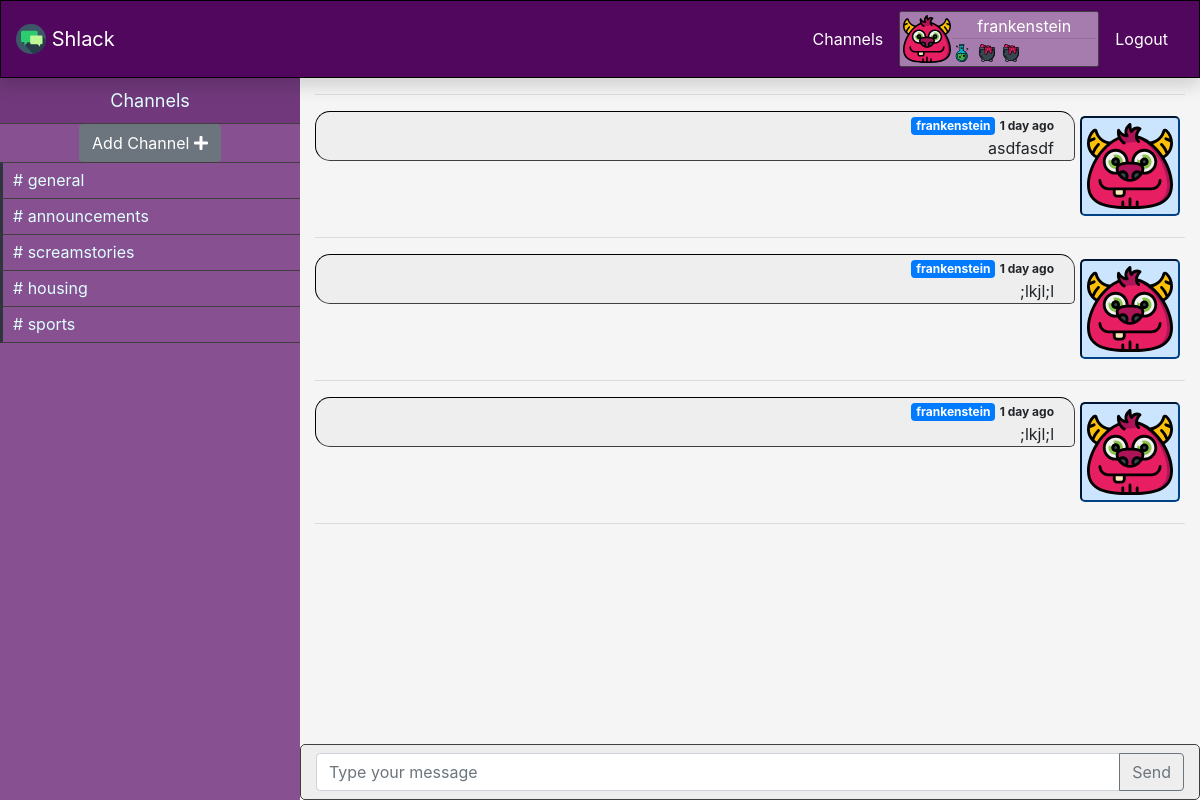
Page /channels/announcements (signed in) on the committed database.
### models.py (models this page shows, shortened)
class User(UserMixin, db.Model):
    id = db.Column(db.Integer, primary_key=True)
    avatar = db.Column(db.String(64))
    username = db.Column(db.String(64), index=True, unique=True)
    email = db.Column(db.String(120), index=True, unique=True)
    password_hash = db.Column(db.String(128))
    posts = db.relationship("Post", backref="author", lazy="dynamic")

class Channel(db.Model):
    id = db.Column(db.Integer, primary_key=True)
    name = db.Column(db.String(300))
    posts = db.relationship("Post", backref="channel", lazy="dynamic")

class Post(db.Model):
    id = db.Column(db.Integer, primary_key=True)
    body = db.Column(db.String(300))
    timestamp = db.Column(db.DateTime, index=True, default=datetime.utcnow)
    user_id = db.Column(db.Integer, db.ForeignKey("user.id"))
    channel_id = db.Column(db.Integer, db.ForeignKey("channel.id"))
    @property
    def get_time_passed(self):
        now = datetime.utcnow()
        delta = now - self.timestamp
        if timedelta(seconds=0) <= delta < timedelta(minutes=2):
            return "1 min ago"
        elif timedelta(minutes=2) <= delta < timedelta(minutes=60):
            minutes = int(delta.total_seconds() // 60)
            return str(minutes) + " mins ago"
        elif timedelta(hours=1) <= delta < timedelta(hours=2):
            hours = int(delta.total_seconds() // 3600)
            return str(hours) + " hour ago"
        elif timedelta(minutes=60) <= delta < timedelta(hours=24):
            hours = int(delta.total_seconds() // 3600)
            return str(hours) + " hours ago"
        elif timedelta(hours=24) <= delta < timedelta(days=2):
            days = int(delta.total_seconds() // 86400)
            return str(days) + " day ago"
        elif timedelta(hours=2) <= delta < timedelta(days=365):
            days = int(delta.total_seconds() // 86400)
            return str(days) + " days ago"
        else:
            return "Error occurred"

### application.py (the view, shortened to what this page needs)
@app.route("/channels/<string:channel_name>", methods=["GET", "POST"])
@login_required
def channel(channel_name):
    new_channel_form = NewChannelForm()
    new_post_form = NewPostForm()
    channels = Channel.query.all()
    if not any(channel_name == channel.name for channel in channels):
        return redirect(url_for("channels"))
    cur_channel = Channel.query.filter_by(name=channel_name).first()
    posts = cur_channel.posts
    return render_template("channel.html",
                           new_channel_form=new_channel_form,
                           new_post_form=new_post_form,
                           channels=channels,
                           posts=posts)

### forms.py (shortened to what this page needs)
class NewChannelForm(FlaskForm):
    channel_name = StringField("Channel Name", validators=[DataRequired()])
    submit = SubmitField("Create")

class NewPostForm(FlaskForm):
    post_body = StringField("Post Body", validators=[DataRequired()])
    user_id = IntegerField("User ID")
    datetime = DateTimeField()
    submit = SubmitField("Send")

### models.py (called while the page is built)
@login.user_loader
def load_user(id_):
    return User.query.get(int(id_))

### templates/channel.html (shortened to what this page needs)
{% extends "layout.html" %}
{% block body %}
  <div id="sidebar" class="sidebar container-fluid">
    <div class="header">Channels</div>
    <div class="menu-list">
      <ul id="menu-content" class="menu-content collapse">
        <li class="add-channel justify-content-center d-flex">
          <button class="btn btn-secondary " data-target="#channel-modal" data-toggle="modal"> Add Channel <i
              class="fa fa-plus"></i></button>
        </li>
        {% for channel in channels %}
          <li class="channel">
            <a href={{ url_for('channel', channel_name=channel.name) }}># {{ channel.name }} </a>
          </li>
        {% endfor %}
      </ul>
    </div>
  </div>
  <div id="main" class="container-fluid">
    <div class="row">
      <div id="messages" class="col-12">
        <hr>
        {% for post in posts %}
          {% include "_post.html" %}
        {% endfor %}
      </div>
    </div>
    <form action="" method="POST" novalidate>
      <div id="message-box" class="row">
        <div class="col-12 message-box py-2">
          <div class="input-group ">
            {{ new_post_form.post_body(class_="form-control", placeholder="Type your message") }}
            <div class="input-group-append">
              {{ new_post_form.submit(id="msg-send-btn", class_="btn btn-outline-secondary") }}
            </div>
          </div>
        </div>
      </div>
    </form>
  </div>
{% endblock %}

### templates/layout.html (shortened to what this page needs)
<!DOCTYPE html>
<html lang="en">
<head>
  <link rel="stylesheet" href="https://maxcdn.bootstrapcdn.com/bootstrap/4.5.0/css/bootstrap.min.css">
  <link rel="stylesheet" href="https://stackpath.bootstrapcdn.com/font-awesome/4.7.0/css/font-awesome.min.css" type="text/css">
  <link rel="stylesheet" href="https://cdnjs.cloudflare.com/ajax/libs/font-awesome/5.14.0/css/all.min.css" type="text/css">
  <link rel="stylesheet" href="https://cdnjs.cloudflare.com/ajax/libs/font-awesome/5.14.0/css/regular.min.css" type="text/css">
  <link rel="stylesheet" href="https://cdnjs.cloudflare.com/ajax/libs/font-awesome/5.14.0/css/solid.min.css" type="text/css">
  <link rel="stylesheet" type="text/css" href="{{ url_for('static', filename='style.css' ) }}">
</head>
<body>
<div id="navbar" class="container-fluid fixed-top position-sticky shadow">
      <ul class="navbar-list">
        <li>
          <a class="navbar-brand" href="{{url_for('index')}}">
            <img src="/static/images/brand-icons/017-speech-bubble-2.svg" width="30" height="30" class="d-inline-block align-top" alt="">
          Shlack
          </a>
        </li>
        {% if not current_user.is_authenticated %}
        <li class="nav-item ml-auto">
          <a class="nav-link" href="{{ url_for("login") }}">Login</a>
        </li>
        <li class="nav-item">
          <a class="nav-link nav-fill" href="{{ url_for("signup") }}">Sign Up</a>
        </li>
      {% else %}
        <li class="nav-item ml-auto">
          <a class="nav-link" href="{{ url_for("channels") }}">Channels</a>
        </li>
        <li class="nav-item">
          <div class="usercard d-flex flex-row no-gutters">
              <img src={{ current_user.avatar }}/>
            <div class="col">
              <p class="text-center text-white my-0">{{ current_user.username }}</p>
              <hr class="my-0">
              <span><img src="/static/images/specials/006-flask.svg" style="height: 20px; width: 20px;"></span>
              <span><img src="/static/images/specials/009-cauldron.svg" style="height: 20px; width: 20px;"></span/>
              <span><img src="/static/images/specials/009-cauldron.svg" style="height: 20px; width: 20px;"></span/>
              </div>
          </div>
        </li>
        <li class="nav-item pl-0">
          <a class="nav-link" href="{{ url_for("logout") }}">Logout</a>
        </li>
      {% endif %}
      </ul>
</div>
{% block body %}{% endblock %}
</body>
</html>

### templates/_post.html (shortened to what this page needs)
{% if current_user == post.author %}
  <div class="media chat self">
    <img src={{ post.author.avatar }} style="height: 100px;"/>
    <div class="media-body">
      <span class="badge badge-primary">{{ post.author.username }}</span> <span class="timestamp"> {{ post.get_time_passed }}</span>
      <p>{{ post.body }}</p>
    </div>
  </div>
  <hr>
{% endif %}

### static/style.css (style rules this page uses)
* { box-sizing: border-box; }
body, html { margin: 0px; padding: 0px; max-height: 100%; height: 100%; }
#navbar { background: #51075e; border: 1px solid black; }
.navbar-list { display: flex; flex-direction: row; list-style: none; align-items: center; margin: 10px 0; padding: 0; }
.navbar-list .navbar-brand, .navbar-list .nav-link { color: #ffffff; align-items: center; }
.usercard { background: #a67cae; border: 1px solid #403e41; padding: 2px; border-radius: 2.5px; width: 200px; }
.usercard img { padding: 1px; border-radius: 2.5px; width: 50px; height: 50px; }
.sidebar { overflow: auto; background-color: #875191; position: fixed; left: 0px; padding: 0px; width: 300px; height: 100%; color: #e1ffff; }
.sidebar .menu-content { padding: 0px; }
.sidebar .header { background-color: #71397c; border-bottom: 1px solid #403e41; line-height: 45px; display: block; text-align: center; font-size: large; }
.sidebar .add-channel { border-style: none; border-bottom: 1px solid #403e41; }
.sidebar .channel { list-style: none; padding: 0px; margin: 0px; line-height: 35px; cursor: pointer; }
.sidebar .channel { padding-left: 0px; border-left: 3px solid #2e353d; border-bottom: 1px solid #403e41; }
.sidebar .channel a { text-decoration: none; color: #e1ffff; padding-left: 10px; }
#main { overflow: auto; background: #f5f5f5; }
#message-box { position: fixed; bottom: 0; background: #eeeeee; border: 1px solid #403e41; border-radius: 5px; }
.media { display: flex; flex-direction: row; border-radius: 5px; margin-bottom: 5px; }
.media .timestamp { font-weight: bold; margin: 0; font-size: 12px; }
.media img { height: 100px; padding: 5px; margin: 5px; background: #8b878b; border: 2px inset black; border-radius: 5px; align-self: flex-end; }
.media-body { background: #eeeeee; border: 1.5px inset #403e41; border-radius: 15px 15px 15px 5px; padding: 0px 20px; margin-bottom: 5px; }
.media-body p { margin-bottom: 0px; }
.media.self { display: flex; flex-direction: row-reverse; text-align: right; }
.media.self img { background: #cce5ff; border: 2px inset #004085; }
.media.self .media-body { border-radius: 15px 15px 5px 15px; }
@media (min-width: 767px) { .sidebar .menu-list .menu-content { display: block; } }
@media (min-width: 767px) { #main { width: calc(100% - 300px); float: right; } }
@media (min-width: 767px) { #message-box { width: calc(100% - 300px); } }

### rows in the picture
User: avatar (picture), username "frankenstein"
Channel: name "general"
Channel: name "announcements"
Channel: name "screamstories"
Channel: name "housing"
Channel: name "sports"
Post: author.avatar (picture), author.username "frankenstein", get_time_passed "1 day ago", body "asdfasdf"
Post: author.avatar (picture), author.username "frankenstein", get_time_passed "1 day ago", body ";lkjl;l"
Post: author.avatar (picture), author.username "frankenstein", get_time_passed "1 day ago", body ";lkjl;l"
